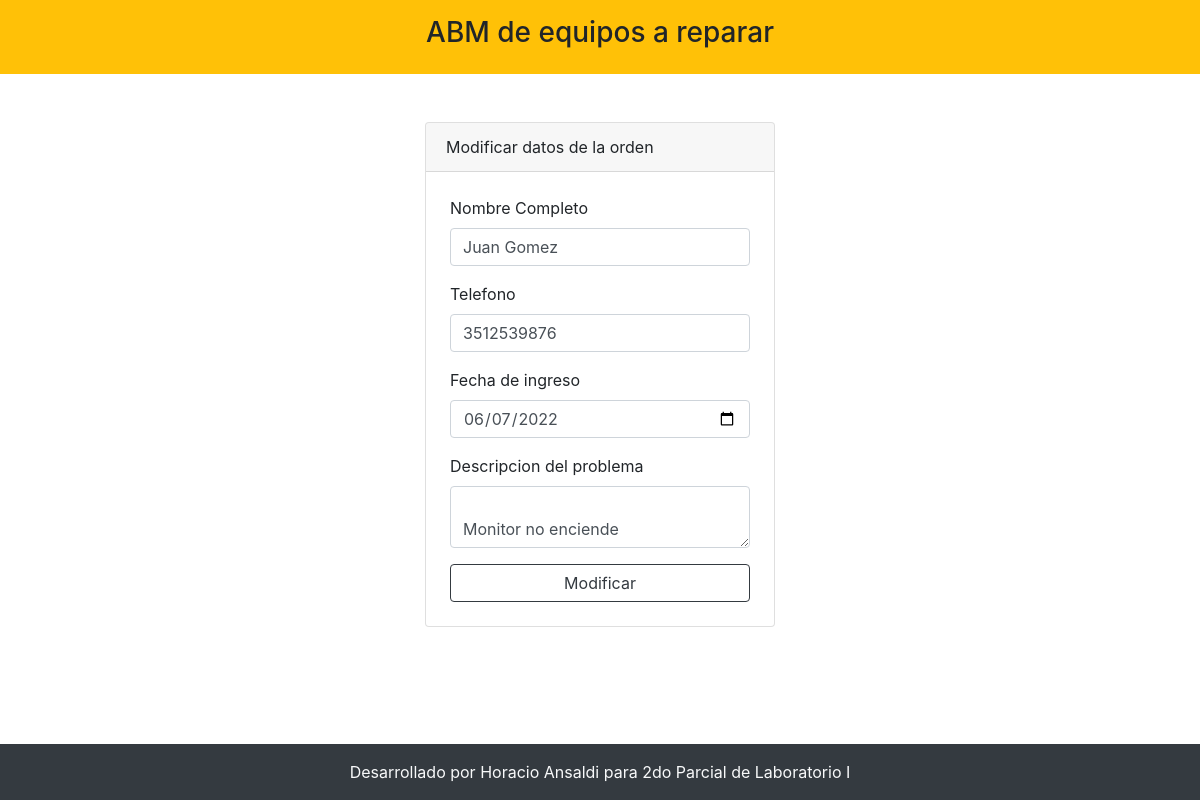
The page /editar.php?id=2 on the database its author committed.
### tables this page shows
CREATE TABLE `trabajos` (
  `id` int(11) NOT NULL,
  `nombreCompleto` varchar(50) NOT NULL,
  `telefono` varchar(10) NOT NULL,
  `fechaIngreso` date NOT NULL,
  `descProblema` varchar(1000) NOT NULL,
  `estado` tinyint(1) NOT NULL
);

### editar.php (the view, shortened to what this page needs)
<?php include 'template/header.php' ?>
<?php
include_once 'model/conexion.php';
$id = $_GET['id'];
$sentencia = $bd->prepare("SELECT * FROM trabajos WHERE id=?;");
$sentencia->execute([$id]);
$trabajo = $sentencia->fetch(PDO::FETCH_OBJ);
?>
<div class="container mt-5">
    <div class="row justify-content-center">
        <div class="col-md-4">
        <div class="card">
                <div class="card-header">
                    Modificar datos de la orden
                </div>
                <form action="editarProceso.php" class="p-4" method="POST">
                    <div class="mb-3">
                        <label class="form-label">Nombre Completo</label>
                        <input type="text" class="form-control" name="txtNombreCompleto" value="<?php echo $trabajo->nombreCompleto; ?>" autofocus >
                    </div>
                    <div class="mb-3">
                        <label class="form-label">Telefono</label>
                        <input type="text" class="form-control" name="txtTelefono" value="<?php echo $trabajo->telefono; ?>" autofocus >
                    </div>
                    <div class="mb-3">
                        <label class="form-label">Fecha de ingreso</label>
                        <input type="date" class="form-control" name="dateFechaIngreso" value="<?php echo $trabajo->fechaIngreso; ?>" autofocus >
                    </div>
                    <div class="mb-3">
                        <label class="form-label">Descripcion del problema</label>
                        <textarea type="text" class="form-control" name="txtDescripcionProblema" rows="2";" >
                        <?php echo $trabajo->descProblema; ?>
                        </textarea>
                    </div>
                    <div class="d-grid">
                        <input type="submit" class="btn  btn-outline-dark btn-block" value="Modificar">
                    </div>
                </form>
            </div>
        </div>
    </div>
</div>
<?php include 'template/footer.php' ?>

### rows shown on the page
trabajos: txtNombreCompleto "Juan Gomez", txtTelefono "3512539876", dateFechaIngreso "06/07/2022", txtDescripcionProblema "Monitor no enciende"
